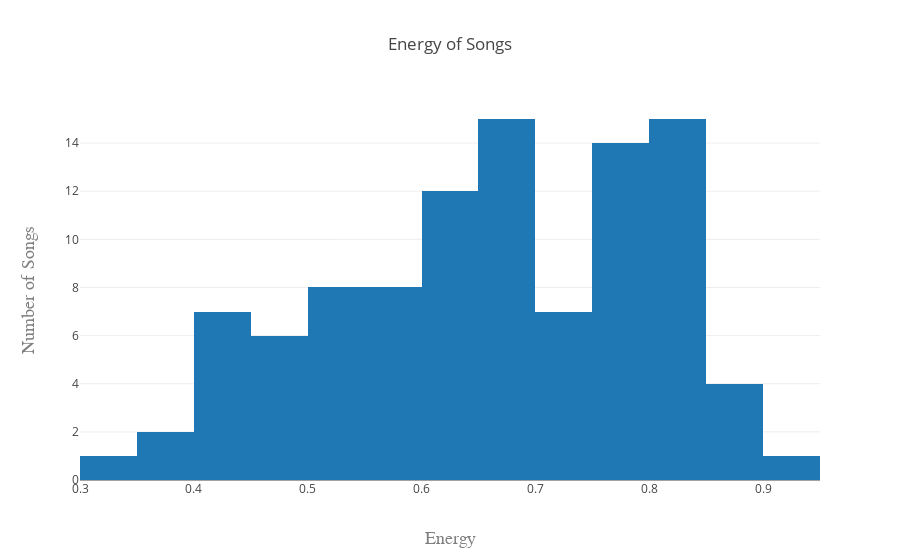

Notebook code cell kept with this figure:
### Markdown cell above
## Energy of Songs- Visualized 4 Ways

### Code cell
x = df_transform.energy
data = [go.Histogram(x=x)]
layout = go.Layout(
    title='Energy of Songs',
    xaxis=dict(
        title='Energy',
        titlefont=dict(
            family='Courier New, monospace',
            size=18,
            color='#7f7f7f'
        )
    ),
    yaxis=dict(
        title='Number of Songs',
        titlefont=dict(
            family='Courier New, monospace',
            size=18,
            color='#7f7f7f'
        )
    )
)

fig = dict(data=data, layout=layout)
iplot(fig, filename='basic histogram')

### Figure 1 — Plotly figure (JSON) as saved in the notebook; plotly's stock layout.template omitted (floating-point values rounded to 4 significant figures)
{"data": [{"type": "histogram", "uid": "484cbbb4-aa4f-11e8-aae3-9a0015cd93e0", "x": [0.652, 0.815, 0.786, 0.635, 0.668, 0.611, 0.533, 0.769, 0.56, 0.451, 0.75, 0.658, 0.634, 0.626, 0.434, 0.812, 0.817, 0.834, 0.763, 0.787, 0.677, 0.81, 0.557, 0.8, 0.804, 0.427, 0.876, 0.54, 0.524, 0.629, 0.813, 0.594, 0.672, 0.795, 0.696, 0.572, 0.463, 0.522, 0.485, 0.65, 0.448, 0.843, 0.745, 0.793, 0.789, 0.653, 0.449, 0.773, 0.665, 0.517, 0.836, 0.488, 0.718, 0.743, 0.619, 0.823, 0.868, 0.633, 0.359, 0.803, 0.514, 0.691, 0.669, 0.801, 0.667, 0.617, 0.555, 0.418, 0.864, 0.567, 0.595, 0.728, 0.539, 0.644, 0.716, 0.761, 0.375, 0.932, 0.68, 0.794, 0.626, 0.838, 0.637, 0.738, 0.772, 0.505, 0.485, 0.798, 0.781, 0.809, 0.442, 0.624, 0.693, 0.739, 0.346, 0.69, 0.859, 0.469, 0.588, 0.437]}], "layout": {"title": "Energy of Songs", "xaxis": {"title": "Energy", "titlefont": {"color": "#7f7f7f", "family": "Courier New, monospace", "size": 18}}, "yaxis": {"title": "Number of Songs", "titlefont": {"color": "#7f7f7f", "family": "Courier New, monospace", "size": 18}}}}
